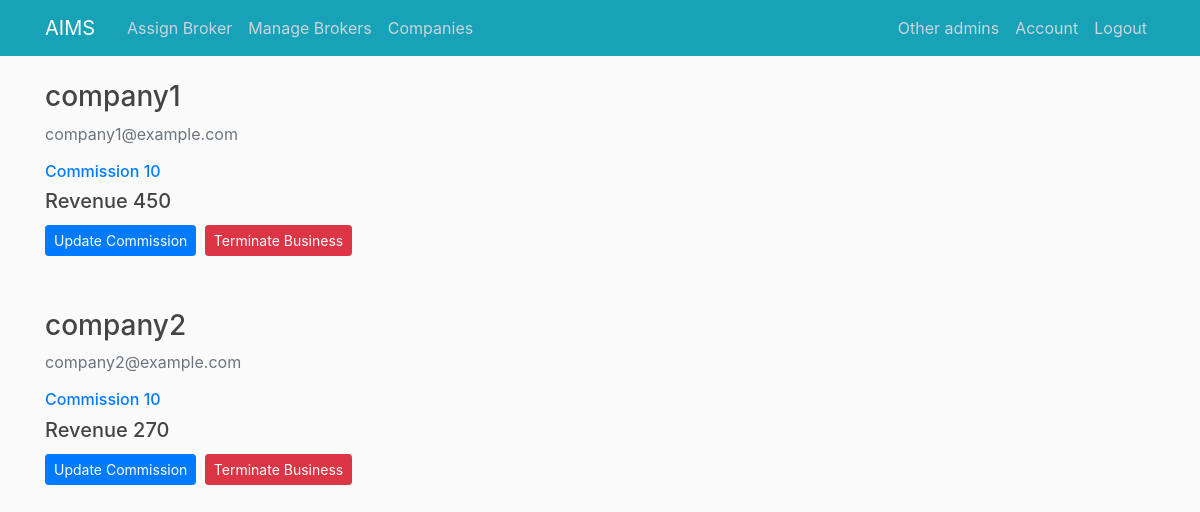
The app's page /viewcompanies (signed in), older data.
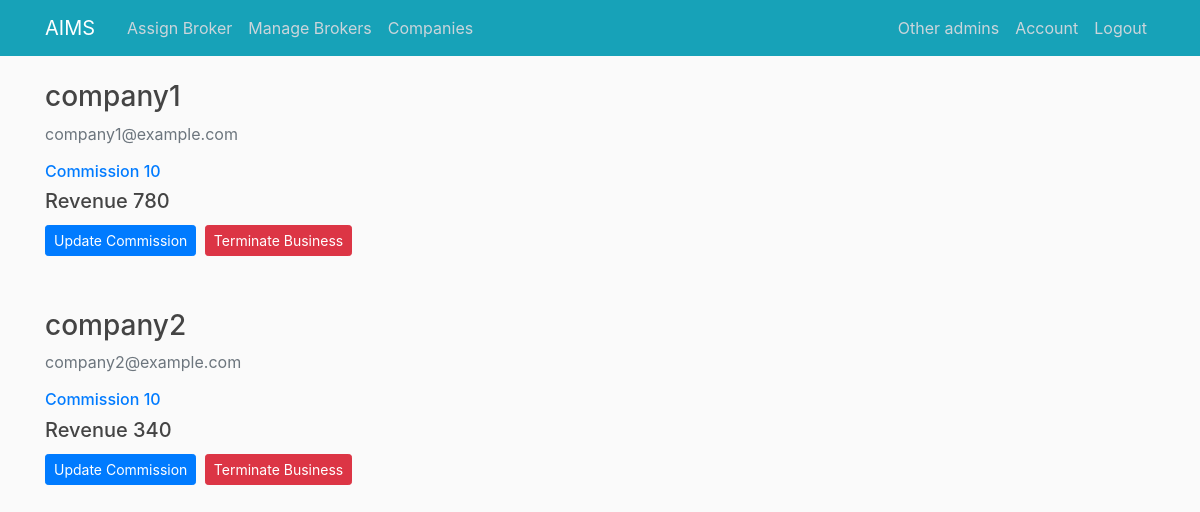
The same page, newer data.
### aims_/models.py (models this page shows, shortened)
class Company(db.Model, UserMixin):
    id = db.Column(db.Integer, primary_key=True)
    username = db.Column(db.String(20), unique=True, nullable=False)
    email = db.Column(db.String(120), unique=True, nullable=False)
    image_file = db.Column(db.String(20), nullable=False, default='default.png')
    password = db.Column(db.String(60), nullable=False)
    commission = db.Column(db.Integer,nullable=False,default = 10)
    revenue_generated = db.Column(db.Integer,nullable=False,default = 0)
    street = db.Column(db.String(120), nullable=False)
    phone = db.Column(db.String(20), nullable=False)
    invoices = db.relationship(
        'Invoice', backref='owner', cascade="all,delete", lazy=True)
    specializations = db.relationship('Specialization', backref='owners',cascade="all,delete", lazy=True)
    products = db.relationship(
        'Inventory', backref='product_owner', cascade="all,delete", lazy=True)

### aims_/routes.py (the view)
@app.route("/viewcompanies")
@login_required
def view_companies():
    if session['account_type']== 'admin':
        companies = Company.query.all()
        return render_template('view_companies.html', title='View Companies',companies = companies)
    abort(403)

### aims_/models.py (called while the page is built)
@login_manager.user_loader
def load_user(user_id):
    if 'account_type' in session:
        if session['account_type'] == 'broker':
            return Broker.query.get(int(user_id))
        elif session['account_type'] == 'admin':
            return Admin.query.get(int(user_id))
        elif session['account_type'] == 'company':
            return Company.query.get(int(user_id))
    return None

### aims_/templates/view_companies.html (shortened to what this page needs)
{% extends "layout.html" %}
{% block content %}
{% for company in companies %}
        <div class="media-body">
                <h3><a class="article-title">{{ company.username }}</a></h3>
                <p class="text-secondary">{{ company.email }}</p>
                <h6 class="text-primary">Commission {{ company.commission }}</h6>
                <h5 class="text-shadow">Revenue {{ company.revenue_generated }}</h5>
                <a class="btn btn-primary btn-sm mt-1 mb-1" href="{{ url_for('view_company_by_id', company_id=company.id) }}">Update Commission</a>
                <button type="button" class="btn btn-danger btn-sm m-1" data-toggle="modal" data-target="#deleteModal{{ company.id }}">Terminate Business</button>
        </div>
        <div class="col-md-9 mu-5 mb-5"></div>
{% endfor %}
{% endblock content %}

### aims_/templates/layout.html (shortened to what this page needs)
<!DOCTYPE html>
<html>
<head>
  <link rel="stylesheet" href="https://maxcdn.bootstrapcdn.com/bootstrap/4.0.0/css/bootstrap.min.css">
  <link rel="stylesheet" type="text/css" href="{{ url_for('static', filename='main.css') }}">
</head>
<body>
  <header class="site-header">
    <nav class="navbar navbar-expand-md navbar-dark bg-info fixed-top">
      <div class="container">
        <a class="navbar-brand mr-4" href="/">AIMS</a>
        <div class="collapse navbar-collapse" id="navbarToggle">
          <div class="navbar-nav mr-auto">
            {% if current_user.is_authenticated %}
              {% if session['account_type']=='broker' %}
                <a class="nav-item nav-link" href="{{ url_for('view_invoices') }}">Process</a>
              {% elif session['account_type']=='admin'%}
                <a class="nav-item nav-link" href="{{ url_for('view_invoices') }}">Assign Broker</a>
                <a class="nav-item nav-link" href="{{ url_for('view_brokers') }}">Manage Brokers</a>
                <a class="nav-item nav-link" href="{{ url_for('view_companies') }}">Companies</a>
              {% endif %}
            {% else %}
              <a class="nav-item nav-link" href="{{ url_for('home') }}">Home</a>
            {% endif %}
          </div>
          <div class="navbar-nav">
            {% if current_user.is_authenticated %}
            <a class="nav-item nav-link" href="{{ url_for('fellowdisp') }}">Other {{session['account_type']}}s</a>
            <a class="nav-item nav-link" href="{{ url_for('account',user_id = current_user.id) }}">Account</a>
            <a class="nav-item nav-link" href="{{ url_for('logout') }}">Logout</a>
            {% else %}
              <a class="nav-item nav-link" href="{{ url_for('login') }}">Login</a>
              <a class="nav-item nav-link" href="{{ url_for('register') }}">Register</a>
            {% endif %}
          </div>
        </div>
      </div>
    </nav>
  </header>
  <main role="main" class="container">
    <div class="row">
      <div class="col-md-8">
        {% block content %}{% endblock %}
      </div>
      <div class="col-md-4"></div>
    </div>
  </main>
</body>
</html>

### aims_/static/main.css (style rules this page uses)
body { background: #fafafa; color: #333333; margin-top: 5rem; }
h1, h2, h3, h4, h5, h6 { color: #444444; }
.site-header .navbar-nav .nav-link { color: #cbd5db; }
.article-title { color: #444444; }

Row changes from the older to the newer data that the page shows:
changed Company "company1": revenue_generated "450" → "780"
changed Company "company2": revenue_generated "270" → "340"
